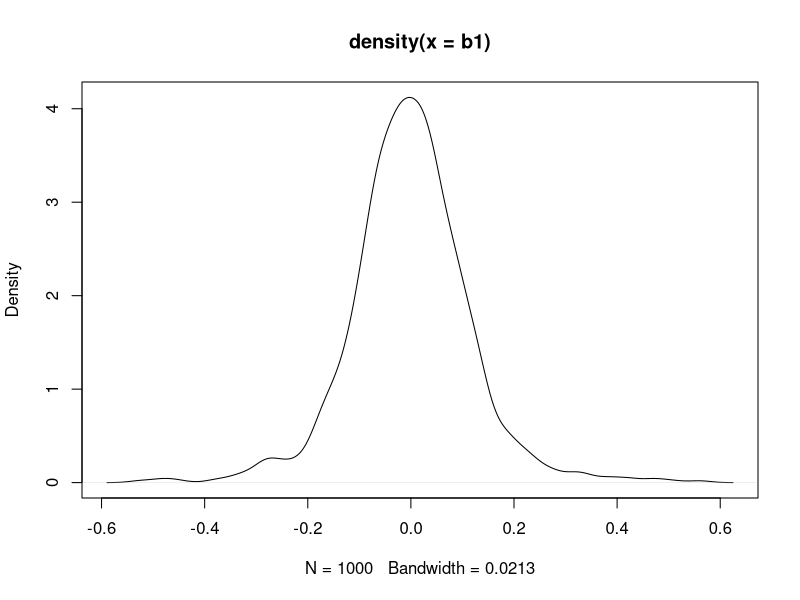
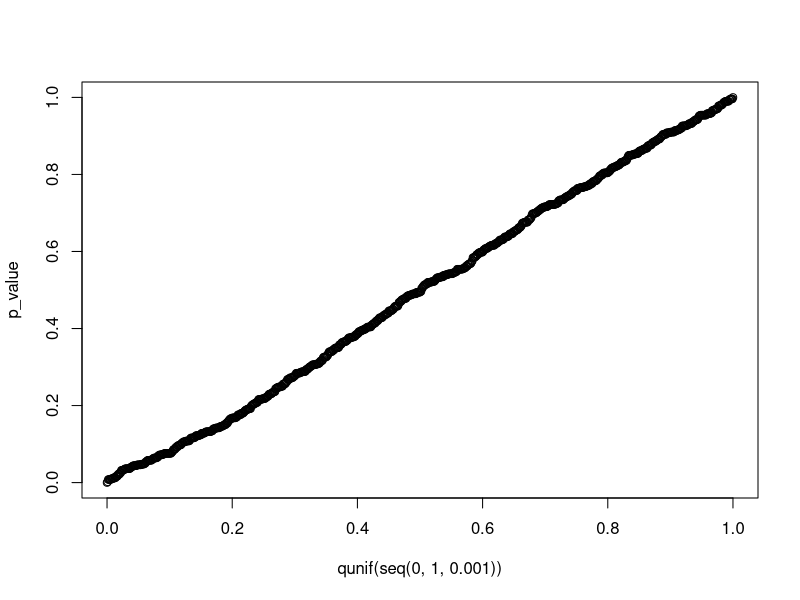
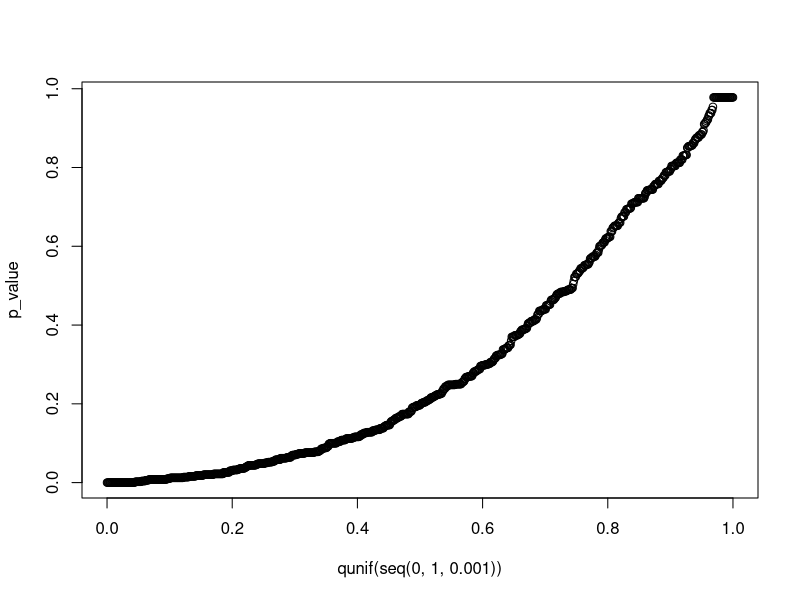

Write the R code that produced these figures, in order.
## ---- chunk 1
knitr::opts_chunk$set(echo = TRUE)
## ---- chunk 2

## ---- chunk 3
get_theta <- function(n, k, p) {
  return(round(choose(n, k) * p^k * (1-p)^(n-k), digits=7))
}

theta_0 <- get_theta(5, 0, 0.142)
theta_1 <- get_theta(5, 1, 0.142)
theta_2 <- get_theta(5, 2, 0.142)
theta_3 <- get_theta(5, 3, 0.142)
theta_4 <- get_theta(5, 4, 0.142)
theta_5 <- get_theta(5, 5, 0.142)

cat(paste("theta value for k = 0 is", theta_0, "\n",
          "theta value for k = 1 is", theta_1, "\n",
          "theta value for k = 2 is", theta_2, "\n",
          "theta value for k = 3 is", theta_3, "\n",
          "theta value for k = 4 is", theta_4, "\n",
          "theta value for k = 5 is", theta_5, "\n"
          ))
## ---- chunk 4
get_pearson <- function(a, b) {
  return((a-b)^2 / b)
}

bar <- c(0, 1, 2, 3, 4, 5)
freq <- c(157, 69, 35, 17, 1, 1)
e <- 280 * c(theta_0, theta_1, theta_2, theta_3, theta_4, theta_5)

pearson_val <- c()

chi1 <- (freq[1]-e[1])^2 / e[1]
chi2 <- (freq[2]-e[2])^2 / e[2]
chi3 <- (freq[3]-e[3])^2 / e[3]
chi4 <- ((freq[4]+freq[5]+freq[6])-(e[4]+e[5]+e[6]))^2 / (e[4]+e[5]+e[6])

chi <- chi1 + chi2 + chi3 + chi4
(res <- 1 - pchisq(chi,2))
## ---- chunk 5
get_coef_skewness <- function(x) {
  return(sum((x - mean(x)^3)/var(x)^3)/length(x))
}
## ---- chunk 6
b1 <- c()

for (i in 1:1000) {
  val <- get_coef_skewness(rnorm(100))
  b1 <- append(b1, val)
}

plot(density(b1))
## ---- chunk 7
test <- c()
p_value <- c()

for (i in 1:1000) {
  val <- get_coef_skewness(rnorm(100))
  test <- append(test, val)
}

for (i in 1:1000) {
  lower_bound <- sum(b1 < test[i])/length(b1)
  upper_bound <- sum(b1 > test[i])/length(b1)
  res <- min(lower_bound, upper_bound)*2
  p_value <- append(p_value, res)
}

qqplot(qunif(seq(0, 1, 0.001)), p_value)
## ---- chunk 8
test <- c()
p_value <- c()

for (i in 1:1000) {
  val <- get_coef_skewness(rpois(100, 1))
  test <- c(test, val)
}

for (i in 1:1000) {
  lower_bound <- sum(b1 < test[i])/length(b1)
  upper_bound <- sum(b1 > test[i])/length(b1)
  res <- min(lower_bound, upper_bound)*2
  p_value <- c(p_value, res)
}

qqplot(qunif(seq(0, 1, 0.001)), p_value)
